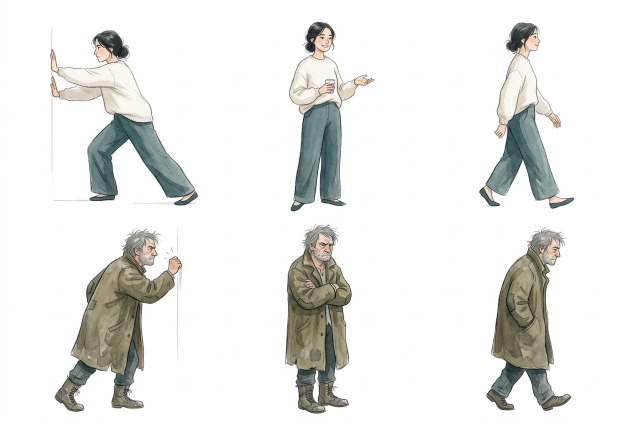
#> input picture _fuente/imagenes/invitado/figuras.jpg, 1264 x 848 px (shown at 1/2 size)
$ python recortar.py
#> lines starting #> are read from the running program, lines starting #| are printed output that depends on the picture; after the words box and inside, x2 and y2 are one past the last pixel; in counts of white or black regions, pixels touching at a corner belong together
# -*- coding: utf-8 -*-
"""
Recorta la hoja de figuras del invitado (3x2 sobre blanco) en seis WebP con fondo
transparente (inundación del blanco desde los bordes de cada celda, borde suavizado),
y deja el fondo como JPEG de 1400 px. Imprime la proporción ancho/alto de cada figura,
que met-16-invitado-incomodo.parte usa en FIG.
"""
import json
from collections import deque
from pathlib import Path

import numpy as np
from PIL import Image, ImageFilter

AQUI = Path(__file__).resolve().parent
IMGS = AQUI.parent
NOMBRES = ["invitado-anfitrion-empuja", "invitado-anfitrion-mesa", "invitado-anfitrion-camina",
           "invitado-toca", "invitado-rezonga", "invitado-ronda"]
ALTO = 300


def corte(perfil, centro, ventana):
    a, b = max(1, centro - ventana), min(len(perfil) - 2, centro + ventana)
    seg = perfil[a:b]
    return a + int(np.argmin(seg))


def transparente(celda):
    arr = np.asarray(celda.convert("RGB")).astype(np.int16)
    h, w, _ = arr.shape
    blanco = (arr.min(axis=2) > 228) & ((arr.max(axis=2) - arr.min(axis=2)) < 22)
    fuera = np.zeros((h, w), bool)
    q = deque()
    for x in range(w):
        for y in (0, h - 1):
            if blanco[y, x] and not fuera[y, x]: fuera[y, x] = True; q.append((y, x))
    for y in range(h):
        for x in (0, w - 1):
            if blanco[y, x] and not fuera[y, x]: fuera[y, x] = True; q.append((y, x))
    while q:
        y, x = q.popleft()
        for dy, dx in ((1, 0), (-1, 0), (0, 1), (0, -1)):
            yy, xx = y + dy, x + dx
            if 0 <= yy < h and 0 <= xx < w and blanco[yy, xx] and not fuera[yy, xx]:
                fuera[yy, xx] = True; q.append((yy, xx))
    tinta = ~fuera
    # Borra las rayas verticales finas (la «puerta invisible» que el modelo insinúa junto a las
    # manos): columnas casi llenas de tinta en las que cada tramo horizontal mide <= 5 px.
    alto_col = tinta.sum(axis=0)
    for x in np.where(alto_col > h * 0.35)[0]:
        for y in np.where(tinta[:, x])[0]:
            a = x
            while a > 0 and tinta[y, a - 1]: a -= 1
            b = x
            while b < w - 1 and tinta[y, b + 1]: b += 1
            if b - a <= 5: tinta[y, a:b + 1] = False
    alfa = Image.fromarray(np.where(tinta, 255, 0).astype(np.uint8)).filter(ImageFilter.GaussianBlur(0.8))
    rgba = celda.convert("RGBA"); rgba.putalpha(alfa)
    return rgba


def main():
    hoja = Image.open(AQUI / "figuras.jpg").convert("RGB")
#> hoja is the input picture: PIL image 1264x848 RGB; mean R, G, B 232.4, 232.8, 230.5
    W, H = hoja.size
#> W = 1264; H = 848
    tinta = (np.asarray(hoja).min(axis=2) < 225)
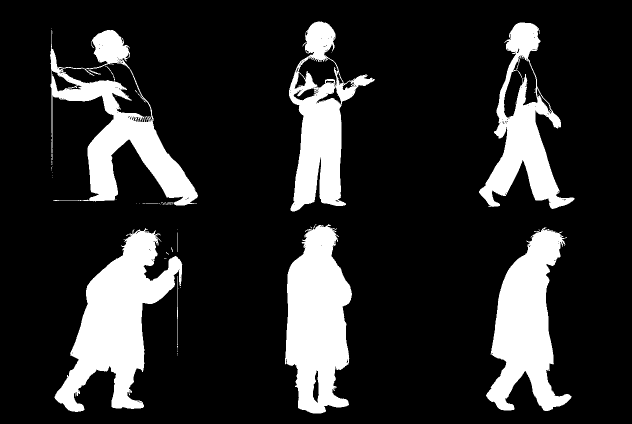
#> tinta: shape (848, 1264) bool (shown at 1/2 size); 17.5% white; 62 white regions (50 under 20 px), largest, box (x1, y1, x2, y2) and area: (109, 456, 365, 824) 39981, (570, 448, 704, 827) 35555, (972, 455, 1143, 822) 32457
    fila = corte(tinta.sum(axis=1), H // 2, H // 8)
#> in corte, `a, b = max(1, centro - ventana), min(len(perfil) - 2, centro + ventana)`: a = 318; b = 530
#> in corte, `seg = perfil[a:b]`: seg = 212 values, max 319 at index 59, min 0 at index 105, mean 193.5
#> fila = 423
    proporciones = {}
    i = 0
    for (y0, y1) in ((0, fila), (fila, H)):
        prof = tinta[y0:y1].sum(axis=0)
        c1, c2 = corte(prof, W // 3, W // 10), corte(prof, 2 * W // 3, W // 10)
        for (x0, x1) in ((0, c1), (c1, c2), (c2, W)):
            fig = transparente(hoja.crop((x0, y0, x1, y1)))
            caja = fig.getchannel("A").point(lambda v: 255 if v > 40 else 0).getbbox()
            fig = fig.crop(caja)
            fig = fig.resize((max(1, round(fig.width * ALTO / fig.height)), ALTO), Image.LANCZOS)
            fig.save(IMGS / (NOMBRES[i] + ".webp"), "WEBP", quality=88, method=6)
            proporciones[NOMBRES[i]] = round(fig.width / fig.height, 3)
            i += 1
#> this loop made 2 passes
#> (y0, y1, c1, c2) on passes 1 to 2: (0, 423, 396, 750), (423, 848, 365, 716)
#> pass 1, in transparente, `arr = np.asarray(celda.convert("RGB")).astype(np.int16)`:
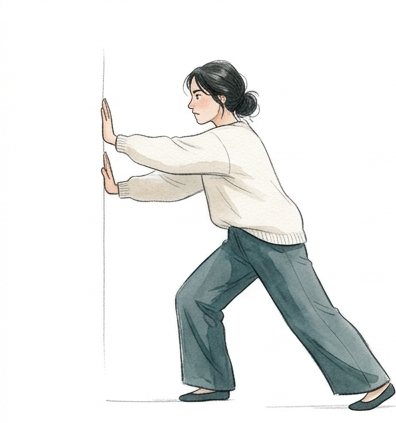
#> arr: shape (423, 396, 3) int16; mean R, G, B 232.1, 233.9, 232.9
#> pass 1, in transparente, `blanco = (arr.min(axis=2) > 228) & ((arr.max(axis=2) - arr.min(axis=2)..`:
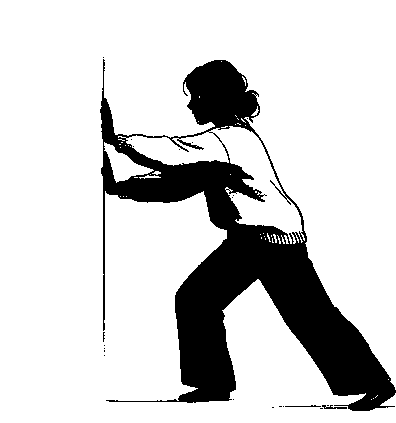
#> blanco: shape (423, 396) bool; 81.8% white; 22 black regions (19 under 20 px), largest, box (x1, y1, x2, y2) and area: (100, 59, 396, 411) 30437, (322, 405, 347, 409) 55, (285, 405, 321, 407) 40
#> pass 1, in transparente, `alfa = Image.fromarray(np.where(tinta, 255, 0).astype(np.uint8)).filte..`:
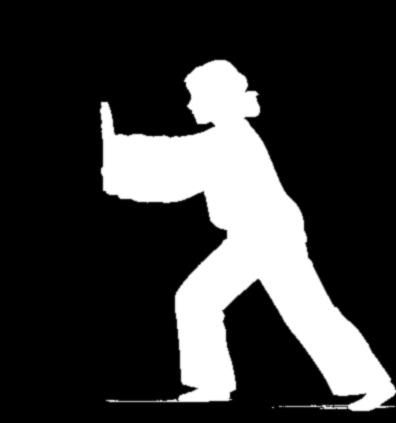
#> alfa: PIL image 396x423 L; min 0, max 255, mean 57.3
#> after the loop:
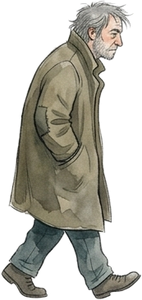
#> fig: PIL image 142x300 RGBA; mean R, G, B, A 73.2, 71.7, 63.1, 131.2; transparent parts drawn white
#> after the loop, i = 6; proporciones = {'invitado-anfitrion-empuja': 0.84, 'invitado-anfitrion-mesa': 0.453, 'invitado-anfitrion-camina': 0.513, 'invitado-toca': 0.693, 'invitado-rezonga': 0.36, 'invitado-ronda': 0.473}
    fondo = Image.open(AQUI / "fondo.jpg").convert("RGB")
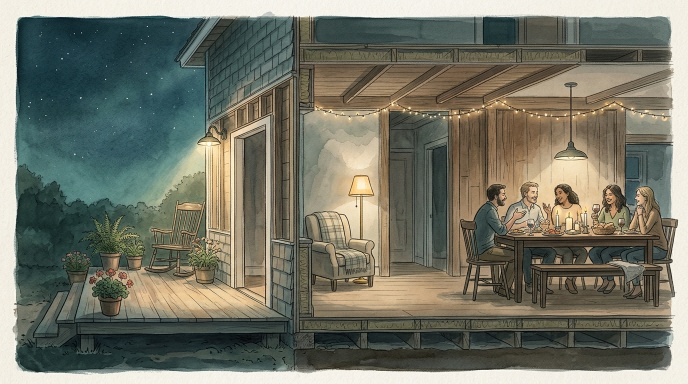
#> input picture _fuente/imagenes/invitado/fondo.jpg, 1376 x 768 px (shown at 1/2 size)
#> fondo is the input picture: PIL image 1376x768 RGB; mean R, G, B 116.5, 117.5, 104.2
    fondo = fondo.resize((1400, round(1400 * fondo.height / fondo.width)), Image.LANCZOS)
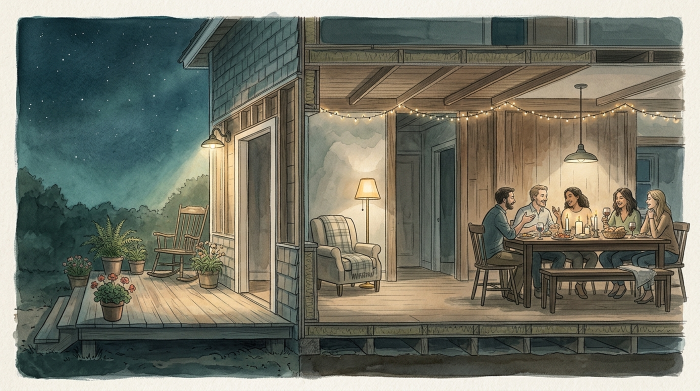
#> fondo: PIL image 1400x781 RGB (shown at 1/2 size); mean R, G, B 116.5, 117.5, 104.2
    fondo.save(IMGS / "invitado-fiesta-acuarela.jpg", "JPEG", quality=84)
    print(json.dumps(proporciones, indent=1))
#| {
#|  "invitado-anfitrion-empuja": 0.84,
#|  "invitado-anfitrion-mesa": 0.453,
#|  "invitado-anfitrion-camina": 0.513,
#|  "invitado-toca": 0.693,
#|  "invitado-rezonga": 0.36,
#|  "invitado-ronda": 0.473
#| }
    print("fondo", fondo.size)
#| fondo (1400, 781)


if __name__ == "__main__":
    main()
